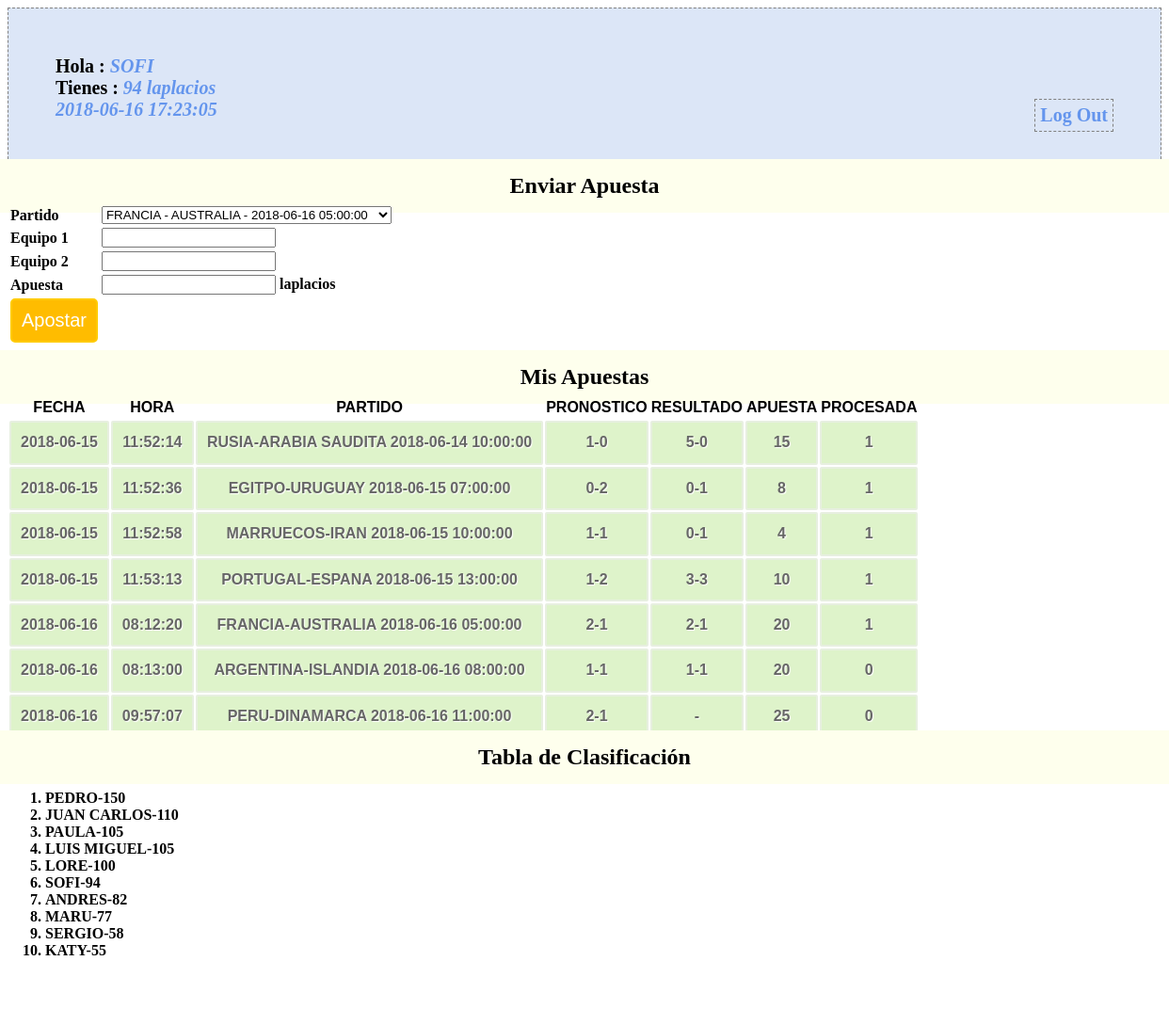
The page /profile.php (signed in) on the database its author committed.
### tables this page shows
CREATE TABLE `participantes` (
  `id_participante` bigint(20) unsigned NOT NULL AUTO_INCREMENT COMMENT 'id participante',
  `nombre` varchar(60) NOT NULL COMMENT 'nombre participante',
  `saldo` int(11) NOT NULL COMMENT 'valor del saldo',
  `passwd` varchar(10) NOT NULL,
  PRIMARY KEY (`id_participante`),
  UNIQUE KEY `id_participante` (`id_participante`)
);

CREATE TABLE `apuestas` (
  `id_apuesta` bigint(20) unsigned NOT NULL AUTO_INCREMENT,
  `id_participante` bigint(20) NOT NULL,
  `id_partido` bigint(20) NOT NULL,
  `apuesta_equipo_1` int(11) NOT NULL,
  `apuesta_equipo_2` int(11) NOT NULL,
  `apuesta_valor` int(11) NOT NULL,
  `apuesta_fecha` date NOT NULL,
  `apuesta_hora` time NOT NULL,
  `procesada` tinyint(1) DEFAULT NULL,
  PRIMARY KEY (`id_apuesta`),
  UNIQUE KEY `id_apuesta` (`id_apuesta`)
);

CREATE TABLE `partidos` (
  `id_partido` bigint(20) unsigned NOT NULL AUTO_INCREMENT,
  `equipo_1` varchar(50) NOT NULL,
  `equipo_2` varchar(50) NOT NULL,
  `fecha` date NOT NULL,
  `hora` time NOT NULL,
  `resultado_equipo_1` int(11) DEFAULT NULL,
  `resultado_equipo_2` int(11) DEFAULT NULL,
  `revisado` tinyint(1) DEFAULT NULL,
  PRIMARY KEY (`id_partido`),
  UNIQUE KEY `id_partido` (`id_partido`)
);

### conn.php (called while the page is built, shortened)
<?php
$connection = mysql_connect("localhost", "laplacios2018", "");
$user_check=$_SESSION['login_user'];
$ses_sql=mysql_query("select id_participante,nombre,saldo from participantes where nombre='$user_check'", $connection);
$row = mysql_fetch_assoc($ses_sql);
$login_session =$row['nombre'];
$login_id = $row['id_participante'];
$login_saldo = $row['saldo'];
?>

### session.php (called while the page is built, shortened)
<?php
require_once('conn.php');
$current_date = date('Y-m-d');
$current_time = date('H:i:s');
$games_query=mysql_query("SELECT DISTINCT id_partido,equipo_1,equipo_2,fecha,hora FROM partidos WHERE fecha >= '$current_date'",$connection);
$bets_query=mysql_query("select * from apuestas where id_participante='$login_id'");
$leader_query= mysql_query("select nombre,saldo from participantes order by saldo desc");
?>

### profile.php (the view, shortened to what this page needs)
<?php
include('session.php');
?>
<!DOCTYPE html>
<html>
<head>
<link href="style.css" rel="stylesheet" type="text/css">
</head>
<body>
<div id="profile">
<b id="welcome">Hola : <i><?php echo $login_session;?></i></b><br/>
<b>Tienes : <i><?php echo $login_saldo.' laplacios'; ?></i></b><br/>
<b><i><?php echo $current_date.' '.$current_time; ?></i>
<b id="logout"><a href="logout.php">Log Out</a></b>
</div>
<div>
  <h2>Enviar Apuesta</h2>
  <form id="form" name="form" method="post" action="">
  <table>
    <tr>
      <td>Partido</td>
      <td>
        <select name="id_partido">
          <?php
          while($game = mysql_fetch_array($games_query)) {
            $partido_name = $game[1] . " - " . $game[2] . " - " . $game[3] . " " . $game[4];
            echo '<option value="'.$game[0].'">'.$partido_name.'</option>';
          }
          echo "</select>";
          ?>
      </td>
    </tr>
    <tr>
      <td>Equipo 1</td>
      <td><input id="number" type="number" name="apuesta_equipo_1" /></td>
    </tr>
    <tr>
      <td>Equipo 2</td>
      <td><input id="number" type="number" name="apuesta_equipo_2" /></td>
    </tr>
    <tr>
      <td>Apuesta</td>
      <td><input id="number" type="number" name="apuesta_valor" /> laplacios</td>
    </tr>
    <tr>
      <td><input type="submit" name="submit" id="submit" value="Apostar" /></td>
    </tr>
  </table>
  </form>
</div>
<div class="">
  <h2>Mis Apuestas</h2>
  <table class="table1">
    <tr>
      <th>FECHA</th>
      <th>HORA</th>
      <th>PARTIDO</th>
      <th>PRONOSTICO</th>
      <th>RESULTADO</th>
      <th>APUESTA</th>
      <th>PROCESADA</th>
    </tr>
    <tbody>
    <?php
      while($bet = mysql_fetch_array($bets_query)){
        $g_query = mysql_query("select * from partidos where id_partido='$bet[2]'");
        $g_row = mysql_fetch_array($g_query);
        $match = $g_row[1].'-'.$g_row[2].' '.$g_row[3].' '.$g_row[4];
        $pron = $bet[3].'-'.$bet[4];
        $resultado = $g_row[5].'-'.$g_row[6];
        echo '<tr><td>'.$bet[6].'</td>'.'<td>'.$bet[7].'</td>'.'<td>'.$match.'</td>'.'<td>'.$pron.'</td><td>'.$resultado.'</td><td>'.$bet[5].'</td><td>'.$bet[8].'</td></tr>';
      }
    ?>
    </tbody>
  </table>
</div>
<div class="">
  <h2>Tabla de Clasificación</h2>
  <ol type="1">
    <?php
    while ($participant = mysql_fetch_array($leader_query)){
      echo '<li>'.$participant[0].'-'.$participant[1].'</li>';
    }
    ?>
  </ol>
</div>
</body>

### style.css (style rules this page uses)
h2 { background-color:#FEFFED; text-align:center; border-radius:10px 10px 0 0; margin:-10px -40px; padding:15px }
input[type=submit] { width:100%; background-color:#FFBC00; color:#fff; border:2px solid #FFCB00; padding:10px; font-size:20px; cursor:pointer; border-radius:5px; margin-bottom:15px }
#profile { padding:50px; border:1px dashed grey; font-size:20px; background-color:#DCE6F7 }
#logout { float:right; padding:5px; border:dashed 1px gray }
a { text-decoration:none; color:#6495ed }
i { color:#6495ed }
table.table1 { font-family: "Trebuchet MS", sans-serif; font-size: 16px; font-weight: bold; line-height: 1.4em; font-style: normal; border-collapse:separate; }
.table1 tbody td { padding:10px; text-align:center; background-color:#DEF3CA; border: 2px solid #E7EFE0; -moz-border-radius:2px; -webkit-border-radius:2px; border-radius:2px; color:#666; text-shadow:1px 1px 1px #fff; }

### rows shown on the page
participantes: nombre "SOFI", saldo "94"
apuestas: apuesta_fecha "2018-06-15", apuesta_hora "11:52:14", id_partido.hora "RUSIA-ARABIA SAUDITA 2018-06-14 10:00:00", pron "1-0", id_partido.resultado_equipo_2 "5-0", apuesta_valor "15", procesada "1"
apuestas: apuesta_fecha "2018-06-15", apuesta_hora "11:52:36", id_partido.hora "EGITPO-URUGUAY 2018-06-15 07:00:00", pron "0-2", id_partido.resultado_equipo_2 "0-1", apuesta_valor "8", procesada "1"
apuestas: apuesta_fecha "2018-06-15", apuesta_hora "11:52:58", id_partido.hora "MARRUECOS-IRAN 2018-06-15 10:00:00", pron "1-1", id_partido.resultado_equipo_2 "0-1", apuesta_valor "4", procesada "1"
apuestas: apuesta_fecha "2018-06-15", apuesta_hora "11:53:13", id_partido.hora "PORTUGAL-ESPANA 2018-06-15 13:00:00", pron "1-2", id_partido.resultado_equipo_2 "3-3", apuesta_valor "10", procesada "1"
apuestas: apuesta_fecha "2018-06-16", apuesta_hora "08:12:20", id_partido.hora "FRANCIA-AUSTRALIA 2018-06-16 05:00:00", pron "2-1", id_partido.resultado_equipo_2 "2-1", apuesta_valor "20", procesada "1"
apuestas: apuesta_fecha "2018-06-16", apuesta_hora "08:13:00", id_partido.hora "ARGENTINA-ISLANDIA 2018-06-16 08:00:00", pron "1-1", id_partido.resultado_equipo_2 "1-1", apuesta_valor "20", procesada "0"
apuestas: apuesta_fecha "2018-06-16", apuesta_hora "09:57:07", id_partido.hora "PERU-DINAMARCA 2018-06-16 11:00:00", pron "2-1", id_partido.resultado_equipo_2 "-", apuesta_valor "25", procesada "0"
participantes: nombre "PEDRO", saldo "150"
participantes: nombre "JUAN CARLOS", saldo "110"
participantes: nombre "PAULA", saldo "105"
participantes: nombre "LUIS MIGUEL", saldo "105"
participantes: nombre "LORE", saldo "100"
participantes: nombre "ANDRES", saldo "82"
participantes: nombre "MARU", saldo "77"
participantes: nombre "SERGIO", saldo "58"
participantes: nombre "KATY", saldo "55"

### other values the page prints
$current_date "2018-06-16"
$current_time "17:23:05"
form field id_partido "FRANCIA - AUSTRALIA - 2018-06-16 05:00:00"
